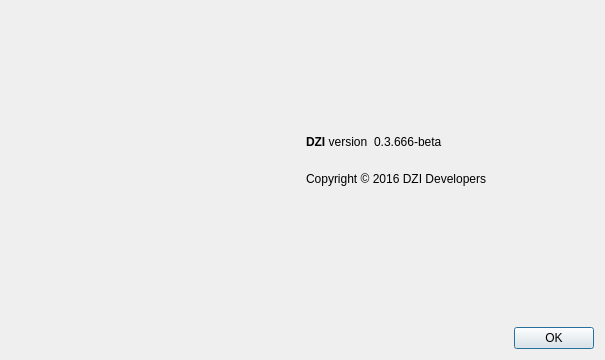
<?xml version="1.0" encoding="UTF-8"?>
<ui version="4.0">
 <class>AboutDialog</class>
 <widget class="QDialog" name="AboutDialog">
  <property name="geometry">
   <rect>
    <x>0</x>
    <y>0</y>
    <width>605</width>
    <height>360</height>
   </rect>
  </property>
  <property name="windowTitle">
   <string>About DZI</string>
  </property>
  <layout class="QGridLayout" name="gridLayout" columnstretch="5,5">
   <item row="0" column="0">
    <widget class="QLabel" name="label_4">
     <property name="sizePolicy">
      <sizepolicy hsizetype="Preferred" vsizetype="Ignored">
       <horstretch>0</horstretch>
       <verstretch>0</verstretch>
      </sizepolicy>
     </property>
     <property name="pixmap">
      <pixmap resource="../bitcoin.qrc">:/images/about</pixmap>
     </property>
    </widget>
   </item>
   <item row="0" column="1">
    <layout class="QVBoxLayout" name="verticalLayout_2">
     <item>
      <spacer name="verticalSpacer_2">
       <property name="orientation">
        <enum>Qt::Vertical</enum>
       </property>
       <property name="sizeHint" stdset="0">
        <size>
         <width>20</width>
         <height>40</height>
        </size>
       </property>
      </spacer>
     </item>
     <item>
      <layout class="QHBoxLayout" name="horizontalLayout">
       <item>
        <widget class="QLabel" name="label">
         <property name="cursor">
          <cursorShape>IBeamCursor</cursorShape>
         </property>
         <property name="text">
          <string>&lt;b&gt;DZI&lt;/b&gt; version</string>
         </property>
         <property name="textInteractionFlags">
          <set>Qt::LinksAccessibleByMouse|Qt::TextSelectableByKeyboard|Qt::TextSelectableByMouse</set>
         </property>
        </widget>
       </item>
       <item>
        <widget class="QLabel" name="versionLabel">
         <property name="cursor">
          <cursorShape>IBeamCursor</cursorShape>
         </property>
         <property name="text">
          <string notr="true">0.3.666-beta</string>
         </property>
         <property name="textInteractionFlags">
          <set>Qt::LinksAccessibleByMouse|Qt::TextSelectableByKeyboard|Qt::TextSelectableByMouse</set>
         </property>
        </widget>
       </item>
       <item>
        <spacer name="horizontalSpacer">
         <property name="orientation">
          <enum>Qt::Horizontal</enum>
         </property>
         <property name="sizeHint" stdset="0">
          <size>
           <width>40</width>
           <height>20</height>
          </size>
         </property>
        </spacer>
       </item>
      </layout>
     </item>
     <item>
      <widget class="QLabel" name="copyrightLabel">
       <property name="cursor">
        <cursorShape>IBeamCursor</cursorShape>
       </property>
       <property name="text">
        <string>
Copyright © 2016 DZI Developers
</string>
       </property>
       <property name="textInteractionFlags">
        <set>Qt::LinksAccessibleByMouse|Qt::TextSelectableByKeyboard|Qt::TextSelectableByMouse</set>
       </property>
      </widget>
     </item>
     <item>
      <spacer name="verticalSpacer">
       <property name="orientation">
        <enum>Qt::Vertical</enum>
       </property>
       <property name="sizeHint" stdset="0">
        <size>
         <width>20</width>
         <height>40</height>
        </size>
       </property>
      </spacer>
     </item>
     <item>
      <widget class="QDialogButtonBox" name="buttonBox">
       <property name="orientation">
        <enum>Qt::Horizontal</enum>
       </property>
       <property name="standardButtons">
        <set>QDialogButtonBox::Ok</set>
       </property>
      </widget>
     </item>
    </layout>
   </item>
  </layout>
 </widget>
 <resources>
  <include location="../bitcoin.qrc"/>
 </resources>
 <connections>
  <connection>
   <sender>buttonBox</sender>
   <signal>accepted()</signal>
   <receiver>AboutDialog</receiver>
   <slot>accept()</slot>
   <hints>
    <hint type="sourcelabel">
     <x>360</x>
     <y>308</y>
    </hint>
    <hint type="destinationlabel">
     <x>157</x>
     <y>274</y>
    </hint>
   </hints>
  </connection>
  <connection>
   <sender>buttonBox</sender>
   <signal>rejected()</signal>
   <receiver>AboutDialog</receiver>
   <slot>reject()</slot>
   <hints>
    <hint type="sourcelabel">
     <x>428</x>
     <y>308</y>
    </hint>
    <hint type="destinationlabel">
     <x>286</x>
     <y>274</y>
    </hint>
   </hints>
  </connection>
 </connections>
</ui>
